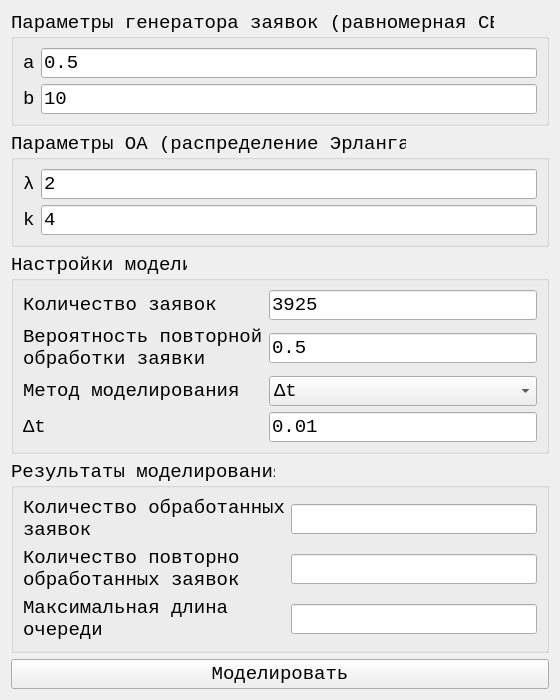
<?xml version="1.0" encoding="UTF-8"?>
<ui version="4.0">
 <class>Form</class>
 <widget class="QWidget" name="Form">
  <property name="geometry">
   <rect>
    <x>0</x>
    <y>0</y>
    <width>235</width>
    <height>489</height>
   </rect>
  </property>
  <property name="sizePolicy">
   <sizepolicy hsizetype="Preferred" vsizetype="Preferred">
    <horstretch>0</horstretch>
    <verstretch>0</verstretch>
   </sizepolicy>
  </property>
  <property name="windowTitle">
   <string>Лабораторная №4</string>
  </property>
  <layout class="QVBoxLayout" name="verticalLayout_2">
   <property name="sizeConstraint">
    <enum>QLayout::SetMinimumSize</enum>
   </property>
   <item>
    <widget class="QGroupBox" name="groupBox">
     <property name="title">
      <string>Параметры генератора заявок (равномерная СВ)</string>
     </property>
     <property name="font">
     <font>
      <family>Courier New</family>
      <pointsize>14</pointsize>
     </font>
    </property>
     <layout class="QGridLayout" name="gridLayout_2">
      <item row="0" column="0">
       <widget class="QLabel" name="label">
        <property name="text">
         <string notr="true">a</string>
        </property>
        <property name="font">
     <font>
      <family>Courier New</family>
      <pointsize>14</pointsize>
     </font>
    </property>
       </widget>
      </item>
      <item row="0" column="1">
       <widget class="QLineEdit" name="lineEdit_generator_a">
        <property name="text">
         <string>0.5</string>
        </property>
       </widget>
      </item>
      <item row="1" column="0">
       <widget class="QLabel" name="label_2">
        <property name="text">
         <string notr="true">b</string>
        </property>
        <property name="font">
     <font>
      <family>Courier New</family>
      <pointsize>14</pointsize>
     </font>
    </property>
       </widget>
      </item>
      <item row="1" column="1">
       <widget class="QLineEdit" name="lineEdit_generator_b">
        <property name="text">
         <string>10</string>
        </property>
       </widget>
      </item>
     </layout>
    </widget>
   </item>
   <item>
    <widget class="QGroupBox" name="groupBox_2">
     <property name="title">
      <string>Параметры ОА (распределение Эрланга)</string>
     </property>
     <property name="font">
     <font>
      <family>Courier New</family>
      <pointsize>14</pointsize>
     </font>
    </property>
     <layout class="QGridLayout" name="gridLayout_3">
      <item row="0" column="0">
       <widget class="QLabel" name="label_3">
        <property name="text">
         <string notr="true">λ</string>
        </property>
        <property name="font">
     <font>
      <family>Courier New</family>
      <pointsize>14</pointsize>
     </font>
    </property>
       </widget>
      </item>
      <item row="0" column="1">
       <widget class="QLineEdit" name="lineEdit_servicemachine_lambda">
        <property name="text">
         <string>2</string>
        </property>
       </widget>
      </item>
         <item row="1" column="0">
       <widget class="QLabel" name="label_k">
        <property name="text">
         <string notr="true">k</string>
        </property>
        <property name="font">
     <font>
      <family>Courier New</family>
      <pointsize>14</pointsize>
     </font>
    </property>
       </widget>
      </item>
          <item row="1" column="1">
       <widget class="QLineEdit" name="lineEdit_servicemachine_k">
        <property name="text">
         <string>4</string>
        </property>
       </widget>
      </item>

     </layout>
    </widget>
   </item>
   <item>
    <widget class="QGroupBox" name="groupBox_3">
     <property name="title">
      <string>Настройки модели</string>
     </property>
     <property name="font">
     <font>
      <family>Courier New</family>
      <pointsize>14</pointsize>
     </font>
    </property>
     <layout class="QGridLayout" name="gridLayout">
      <item row="3" column="0">
       <widget class="QLabel" name="label_deltat">
        <property name="text">
         <string>Δt</string>
        </property>
        <property name="font">
     <font>
      <family>Courier New</family>
      <pointsize>14</pointsize>
     </font>
    </property>
       </widget>
      </item>
      <item row="2" column="1">
       <widget class="QComboBox" name="comboBox_method">
        <property name="currentIndex">
         <number>1</number>
        </property>
        <item>
         <property name="text">
          <string>Событийный</string>
         </property>
         <property name="font">
     <font>
      <family>Courier New</family>
      <pointsize>14</pointsize>
     </font>
    </property>
        </item>
        <item>
         <property name="text">
          <string>Δt</string>
         </property>
        </item>
       </widget>
      </item>
      <item row="0" column="0">
       <widget class="QLabel" name="label_5">
        <property name="text">
         <string>Количество заявок</string>
        </property>
        <property name="font">
     <font>
      <family>Courier New</family>
      <pointsize>14</pointsize>
     </font>
    </property>
       </widget>
      </item>
      <item row="0" column="1">
       <widget class="QLineEdit" name="lineEdit_request_count">
        <property name="text">
         <string>3925</string>
        </property>
       </widget>
      </item>
      <item row="2" column="0">
       <widget class="QLabel" name="label_7">
        <property name="text">
         <string>Метод моделирования</string>
        </property>
        <property name="font">
     <font>
      <family>Courier New</family>
      <pointsize>14</pointsize>
     </font>
    </property>
       </widget>
      </item>
      <item row="1" column="1">
       <widget class="QLineEdit" name="lineEdit_reenter_probability">
        <property name="text">
         <string>0.5</string>
        </property>
       </widget>
      </item>
      <item row="1" column="0">
       <widget class="QLabel" name="label_6">
        <property name="text">
         <string>Вероятность повторной
обработки заявки</string>
        </property>
        <property name="font">
     <font>
      <family>Courier New</family>
      <pointsize>14</pointsize>
     </font>
    </property>
       </widget>
      </item>
      <item row="3" column="1">
       <widget class="QLineEdit" name="lineEdit_deltat">
        <property name="text">
         <string>0.01</string>
        </property>
       </widget>
      </item>
     </layout>
    </widget>
   </item>
   <item>
    <widget class="QGroupBox" name="groupBox_4">
     <property name="title">
      <string>Результаты моделирования</string>
     </property>
     <property name="font">
     <font>
      <family>Courier New</family>
      <pointsize>14</pointsize>
     </font>
    </property>
     <layout class="QGridLayout" name="gridLayout_4">
      <item row="1" column="1">
       <widget class="QLineEdit" name="lineEdit_res_reentered_count">
        <property name="readOnly">
         <bool>true</bool>
        </property>
       </widget>
      </item>
      <item row="1" column="0">
       <widget class="QLabel" name="label_9">
        <property name="text">
         <string>Количество повторно
обработанных заявок</string>
        </property>
        <property name="font">
     <font>
      <family>Courier New</family>
      <pointsize>14</pointsize>
     </font>
    </property>
       </widget>
      </item>
      <item row="2" column="0">
       <widget class="QLabel" name="label_10">
        <property name="text">
         <string>Максимальная длина
очереди</string>
        </property>
        <property name="font">
     <font>
      <family>Courier New</family>
      <pointsize>14</pointsize>
     </font>
    </property>
       </widget>
      </item>
      <item row="0" column="0">
       <widget class="QLabel" name="label_8">
        <property name="text">
         <string>Количество обработанных
заявок</string>
        </property>
        <property name="font">
     <font>
      <family>Courier New</family>
      <pointsize>14</pointsize>
     </font>
    </property>
       </widget>
      </item>
      <item row="2" column="1">
       <widget class="QLineEdit" name="lineEdit_res_max_queue_size">
        <property name="readOnly">
         <bool>true</bool>
        </property>
       </widget>
      </item>
      <item row="0" column="1">
       <widget class="QLineEdit" name="lineEdit_res_request_count">
        <property name="readOnly">
         <bool>true</bool>
        </property>
       </widget>
      </item>

     </layout>
    </widget>
   </item>
   <item>
    <widget class="QPushButton" name="pushButton">
     <property name="text">
      <string>Моделировать</string>
     </property>
     <property name="font">
     <font>
      <family>Courier New</family>
      <pointsize>14</pointsize>
     </font>
    </property>
    </widget>
   </item>
   <item>
    <spacer name="verticalSpacer">
     <property name="orientation">
      <enum>Qt::Vertical</enum>
     </property>
     <property name="sizeHint" stdset="0">
      <size>
       <width>20</width>
       <height>40</height>
      </size>
     </property>
    </spacer>
   </item>
  </layout>
 </widget>
 <resources/>
 <connections/>
</ui>
